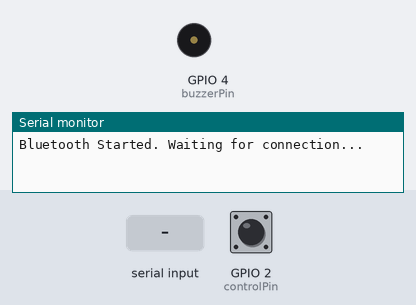
The sketch below on a simulated ESP32. Parts: buzzer (waves = sounding, pin HIGH), the last lines printed to the serial monitor. The inputs (shaded band) are chosen by the test bench; at power-on: GPIO 2 (controlPin) HIGH. Nothing arrives over Bluetooth unless stated.

Above: at 1.2 s.
1.3 s: "ok\n" received over the second serial link
At 1.7 s:
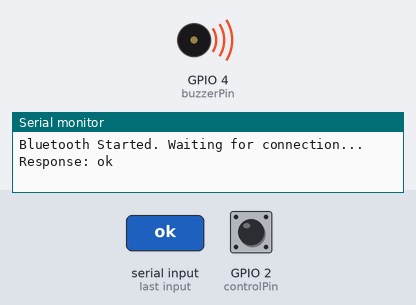
4.3 s: "L \n" received over the second serial link
5.8 s: "w \n" received over the second serial link
Timing chart, 0 to 8.8 s (numbered marks = the images above; inputs shaded):
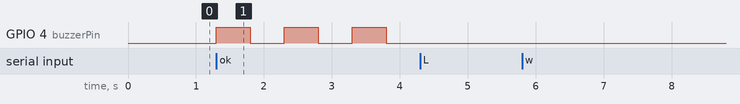

The sketch:

load_code.ino
```cpp
#include <BluetoothSerial.h>
#include <HardwareSerial.h>

BluetoothSerial SerialBT;  // Đối tượng Bluetooth Serial
HardwareSerial SerialPort(1);  // UART1 cho truyền nhận dữ liệu

// Định nghĩa chân
#define rxPin 16  // Rx của UART
#define txPin 17  // Tx của UART
#define controlPin 2  // Chân để điều khiển chế độ nhận/gửi
#define buzzerPin 4   // Chân còi


// Biến lưu chuỗi nhận và dữ liệu đã xử lý
String receivedData = "";
String latitudeLongitude = "";
String wsData = "";
String pData = "";

unsigned long previousMillis = 0;
const long interval = 3000;  // 3 giây

void setup() {
  // Khởi tạo Serial
  Serial.begin(115200);
  SerialBT.begin("ESP32_BT");  // Đặt tên Bluetooth
  Serial.println("Bluetooth Started. Waiting for connection...");

  // Cấu hình chân
  pinMode(controlPin, INPUT);  // Điều khiển nhận/gửi
  pinMode(buzzerPin, OUTPUT);  // Còi
  digitalWrite(buzzerPin, LOW);  // Tắt còi

  // Khởi tạo UART1
  SerialPort.begin(9600, SERIAL_8N1, rxPin, txPin);
}

void loop() {
  // Kiểm tra trạng thái của chân controlPin
  int controlState = digitalRead(controlPin);

  // Nếu controlPin ở mức LOW, nhận dữ liệu từ Bluetooth
  if (controlState == LOW) {
    if (SerialBT.available()) {
      receivedData = SerialBT.readStringUntil('\n');  // Đọc dữ liệu từ Bluetooth

      // Kiểm tra và xử lý chuỗi dữ liệu dựa trên ký tự đầu tiên
      if (receivedData.startsWith("L ")) {
        latitudeLongitude = receivedData.substring(2);  // Lấy giá trị tọa độ
        Serial.println("Updated Latitude and Longitude: " + latitudeLongitude);
      } else if (receivedData.startsWith("w ")) {
        wsData = receivedData.substring(2);  // Lấy chuỗi sau 'w'
        Serial.println("WS data: " + wsData);
      } else if (receivedData.startsWith("p ")) {
        pData = receivedData.substring(2);  // Lấy chuỗi sau 'p'
        Serial.println("P data: " + pData);
      }
    }
  }

  // Nếu controlPin ở mức HIGH, ngừng nhận và gửi dữ liệu qua UART mỗi 3 giây
  else if (controlState == HIGH) {
    unsigned long currentMillis = millis();

    // Gửi dữ liệu cứ mỗi 3 giây
    if (currentMillis - previousMillis >= interval) {
      previousMillis = currentMillis;

      // Tạo chuỗi dữ liệu để gửi
      String dataToSend = "L " + latitudeLongitude + "\n" +
                          "w " + wsData + "\n" +
                          "p " + pData + "\n";

      // Gửi dữ liệu qua UART
      SerialPort.print(dataToSend);
      Serial.println("Data sent: " + dataToSend);
    }

    // Kiểm tra xem có nhận được tín hiệu "ok" qua UART không
    if (SerialPort.available()) {
      String response = SerialPort.readStringUntil('\n');
      Serial.println("Response: " + response);

      // Nếu nhận được "ok", phát còi 3 tiếng
      if (response == "ok") {
        for (int i = 0; i < 3; i++) {
          digitalWrite(buzzerPin, HIGH);  // Bật còi
          delay(500);  // Giữ còi trong 500ms
          digitalWrite(buzzerPin, LOW);   // Tắt còi
          delay(500);  // Tắt còi trong 500ms
        }
      }
    }
  }
}
```

Measured:
- after the input at 1.3 s, GPIO 4 (buzzerPin): alternates HIGH for 0.50 s and LOW for 0.50 s, starting at once
